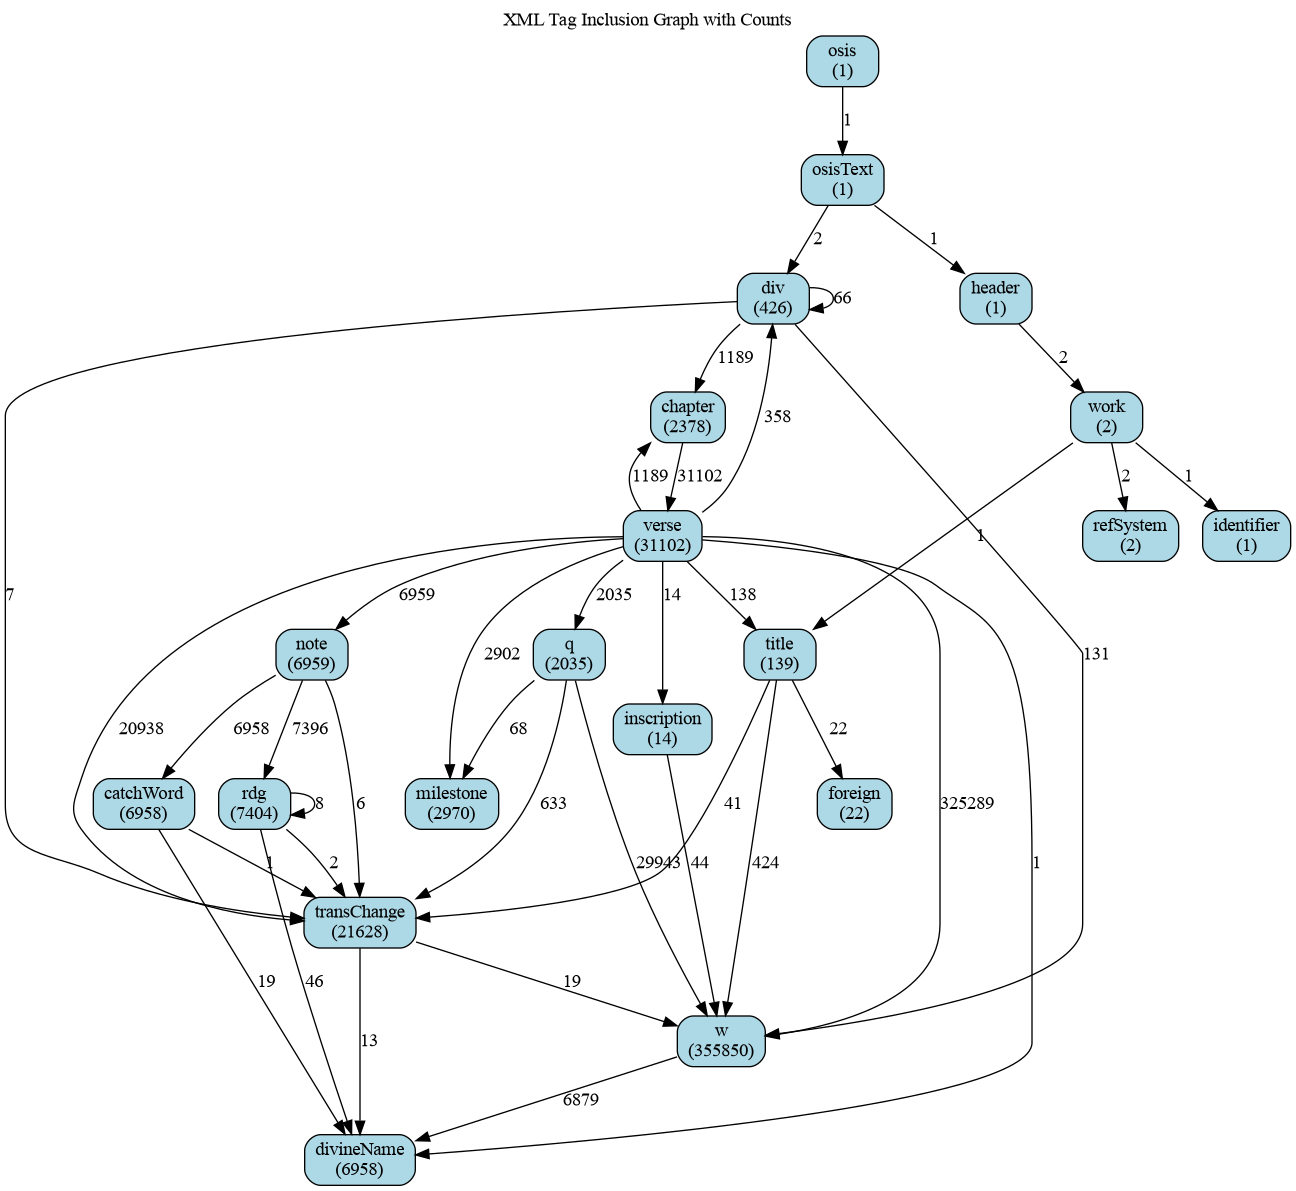

Python code for this plot:
import xml.etree.ElementTree as ET
from collections import defaultdict
import graphviz


def extract_xml_graph_data(xml_file):
    """Parses an XML file and extracts tag and edge counts."""
    tree = ET.parse(xml_file)
    root = tree.getroot()

    tag_counts = defaultdict(int)
    edge_counts = defaultdict(int)

    def traverse_and_count(element, parent_tag=None):
        """Recursively traverses the XML tree to count tags and edges."""
        # Strip namespace if present
        short_tag = element.tag.split('}').pop()
        tag_counts[short_tag] += 1
        if parent_tag:
            # Edges represent parent -> child relationships
            edge_counts[(parent_tag, short_tag)] += 1
        
        for child in element:
            traverse_and_count(child, short_tag)

    traverse_and_count(root)
    return tag_counts, edge_counts


# --- Main execution ---
try:
    # Extract data from the XML file
    tag_counts, edge_counts = extract_xml_graph_data('sword/kjv.osis.xml')
    print("Tag Counts:", tag_counts)
    print("Edge Counts:", edge_counts)
    

    # Create a new directed graph using Graphviz
    dot = graphviz.Digraph('XML_Tag_Inclusion_Graph')
    dot.attr('graph', rankdir='TB', labelloc='t', label='XML Tag Inclusion Graph with Counts')
    dot.attr('node', shape='box', style='rounded,filled', fillcolor='lightblue')

    # Add nodes with counts as labels
    for tag, count in tag_counts.items():
        # The label includes the tag name and its count, separated by a newline
        node_label = f"{tag}\n({count})"
        dot.node(tag, node_label)

    # Add edges with counts as labels
    for (parent, child), count in edge_counts.items():
        dot.edge(parent, child, label=str(count))

    # Render the graph to a file (e.g., element_graph.pdf)
    # The `view=True` argument will try to open the generated file automatically
    output_filename = dot.render('element-graph', view=True, format='png', cleanup=True)
    print(f"Graph has been rendered to: {output_filename}")

except FileNotFoundError:
    print("Error: 'kjv.osis.xml' not found. Please ensure the file is in the same directory.")
except Exception as e:
    print(f"An error occurred: {e}")
